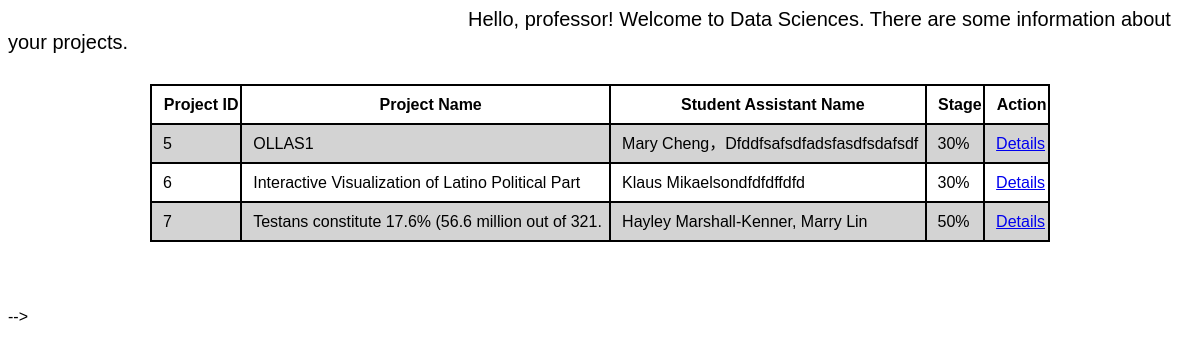
/professor_access/, run on the app's committed database.
### professor_access/models.py (models this page shows, shortened)
class Project(models.Model):
    name = models.CharField(max_length=50 )
    student_name = models.CharField(max_length=200)
    stage = models.CharField(max_length=50)
    description = models.TextField(blank=True)
    note = models.TextField(blank=True)
    file = models.FileField(upload_to='upload', blank=True, null=True)
    photo = models.ImageField(upload_to='upload', blank=True)

### professor_access/views.py (the view)
def professor_list(request, template_name='professor_access/pa_list.html'):
    project = Project.objects.all()
    data = {}
    data['object_list'] = project
    return render(request, template_name, data)

### professor_access/templates/professor_access/pa_list.html (shortened to what this page needs)
{% extends "base.html" %}
{% load staticfiles %}
{% block content %}
<head>
</head>
<body>
<p class="hello">Hello, professor! Welcome to Data Sciences. There are some information about your projects.</p>
<table class="table">
    <tr>
        <th>Project ID</th>
        <th>Project Name</th>
        <th>Student Assistant Name</th>
        <th>Stage</th>
        <th>Action</th>
    </tr>
    {% for project in object_list %}
    <tr>
        <td>{{ project.id}}</td>
        <td>{{ project.name}}</td>
        <td>{{ project.student_name }}</td>
        <td>{{ project.stage }}</td>
        <td><a href="{% url 'professor_access:detail' project.id %}">Details</a>
        </td>
    </tr>
    {% endfor %}
</table><br /><br />
</body>
{% endblock %}

### professor_access/templates/professor_access/pa_list.html (style rules this page uses)
body { background-color: white; font-family: Arial, Helvetica, sans-serif; }
.table { width:900px; margin: left; border-collapse: collapse; background-color:lightgrey; font-size:16px; line-height: 35px; margin: 30px auto; text-indent:10px; }
td,th { border:2px solid black; }
tr:nth-child(odd) { background-color:white; }
.hello { font-size: 20px; text-indent:460px; }

### data on the page
Project: id "5", name "OLLAS1", student_name "Mary Cheng，Dfddfsafsdfadsfasdfsdafsdf", stage "30%"
Project: id "6", name "Interactive Visualization of Latino Political Part", student_name "Klaus Mikaelsondfdfdffdfd", stage "30%"
Project: id "7", name "Testans constitute 17.6% (56.6 million out of 321.", student_name "Hayley Marshall-Kenner, Marry Lin", stage "50%"
